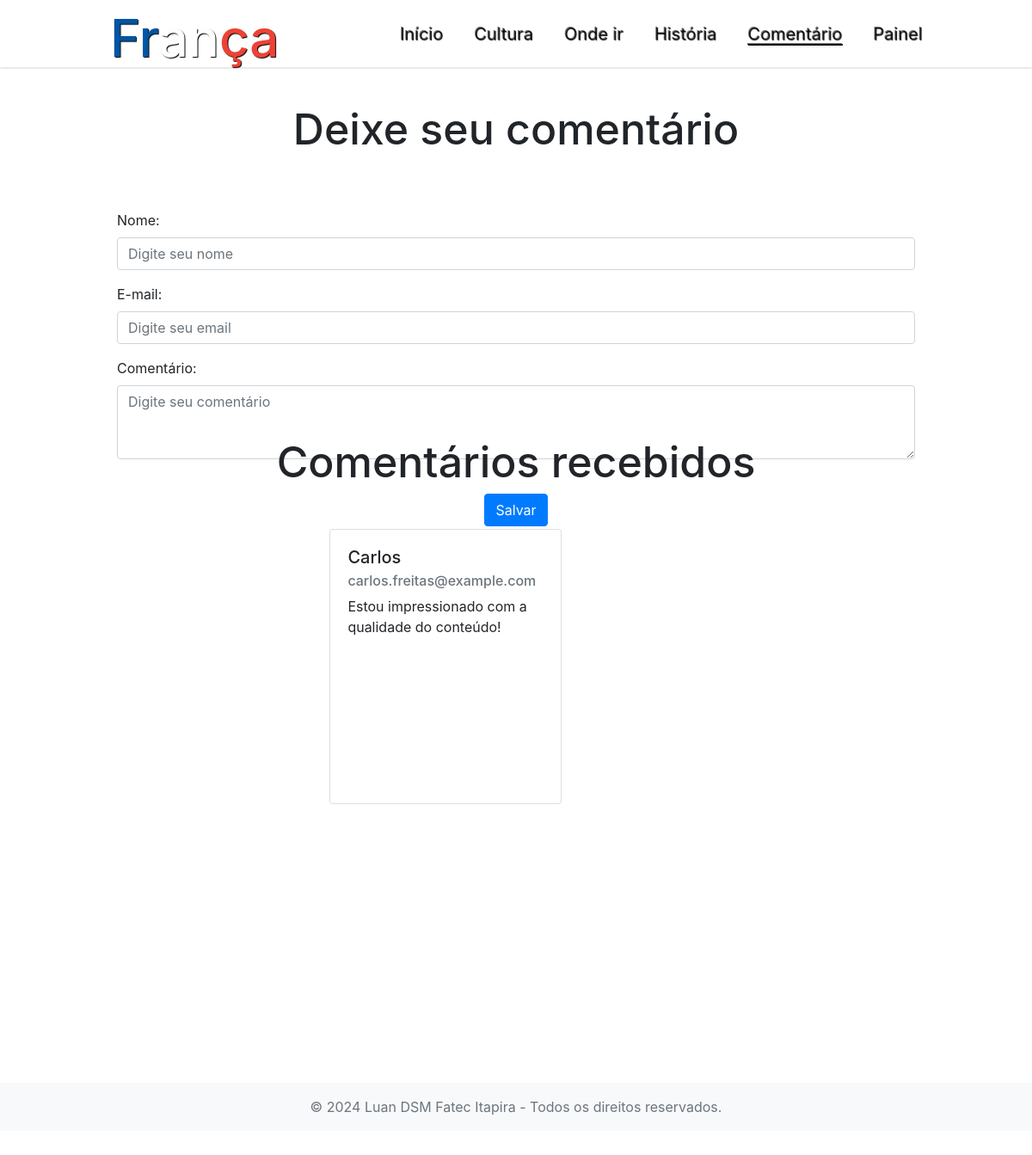
The app's page /pages/comentario.php, older data.
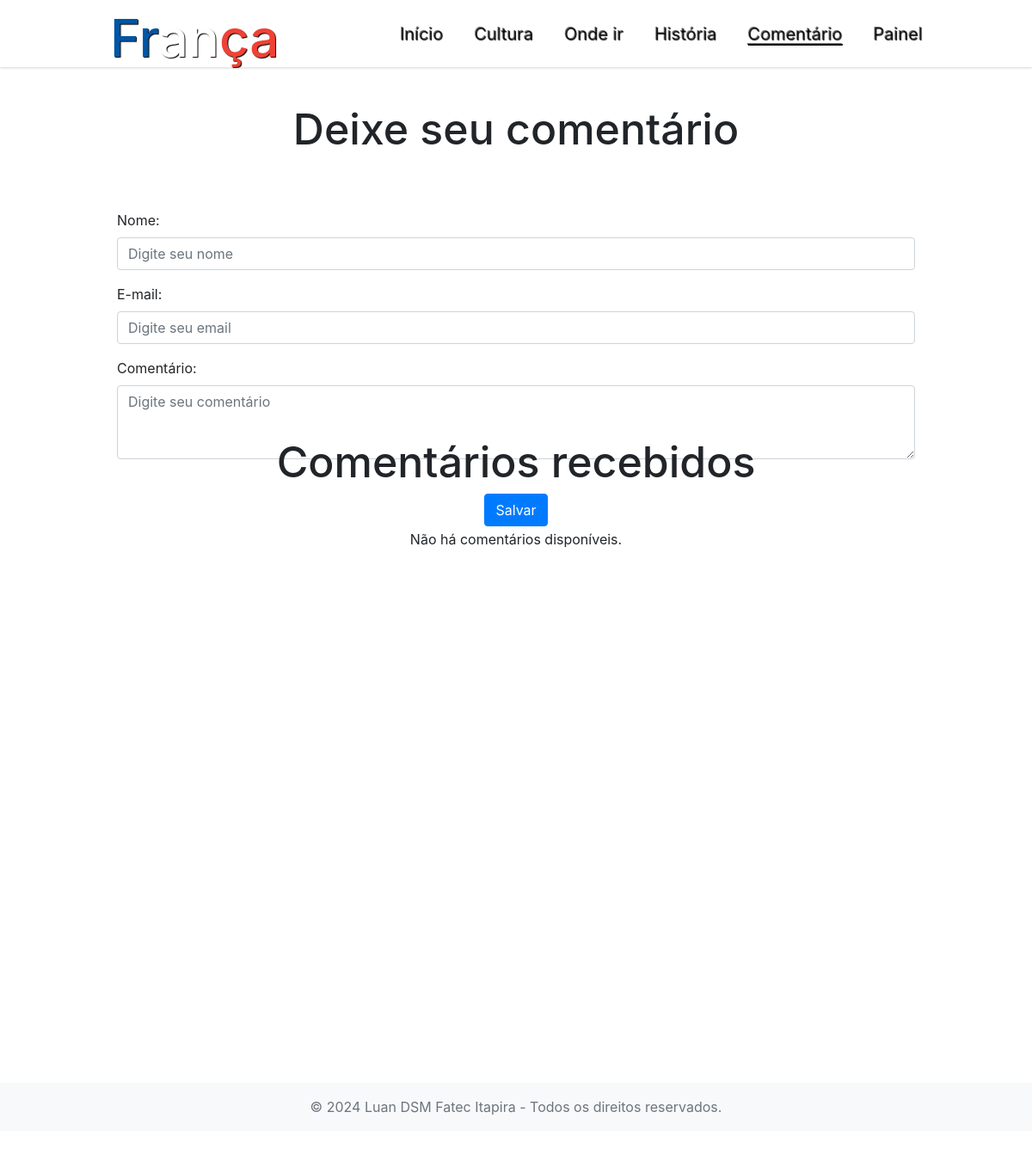
The same page, newer data.
### tables this page shows
CREATE TABLE `commentaries` (
  `id` varchar(36) NOT NULL,
  `guest_name` varchar(255) NOT NULL,
  `guest_email` varchar(64) NOT NULL,
  `commentary` text NOT NULL,
  `created_at` timestamp NOT NULL DEFAULT current_timestamp(),
  `is_valid` tinyint(1) NOT NULL DEFAULT 1
);

### model/Commentary.php (called while the page is built, shortened)
<?php
class Commentary
{
    public static function getAllValidCommentaries()
    {
        try {
            $connection = Connection::connect();
            $stmt = $connection->prepare('SELECT
            c.id AS commentary_id,
            c.commentary,
            c.created_at AS commentary_date,
            c.is_valid,
            c.guest_name,
            c.guest_email,
            CONCAT("[", GROUP_CONCAT(CONCAT(\'{"response":"\', REPLACE(r.response, \'"\', \'\\"\'), \'","response_date":"\', r.created_at, \'"}\') SEPARATOR ","), "]") AS response
        FROM
            commentaries c
        LEFT JOIN
            commentaries_response r ON c.id = r.id_commentary
        WHERE
            c.is_valid = 1
        GROUP BY
            c.id;');
            $stmt->execute();
            $validCommentaries = $stmt->fetchAll(PDO::FETCH_ASSOC);
            return json_encode($validCommentaries);
        } catch (PDOException $e) {
            return json_encode(["error" => "Erro ao buscar os comentários válidos: " . $e->getMessage()]);
        }
    }
}

### pages/comentario.php (the view, shortened to what this page needs)
<?php
require "../model/Commentary.php";
$commentaries = Commentary::getAllValidCommentaries();
$commentaries_json = json_decode($commentaries, true);
?>
<!DOCTYPE html>
<html lang="pt-BR">
<head>
  <link href="https://stackpath.bootstrapcdn.com/bootstrap/4.5.2/css/bootstrap.min.css" rel="stylesheet" />
  <link rel="stylesheet" href="../styles.css" />
</head>
<body>
  <nav class="navbar navbar-expand-lg navbar-light bg-light fixed-top w-100 bg-transparent blur flex-row padding py-3">
    <div class="d-flex justify-content-between w-100 flex-lg-row align-items-center">
      <a href="../index.html" class="text-decoration-none">
        <div class="logo logo-up h-100 d-flex p-2">
          <h1>
            <span class="header-title title-begin text-shadow">Fr</span><span class="header-title title-mid text-shadow">an</span><span class="header-title title-end text-shadow">ça</span>
          </h1>
        </div>
      </a>
      <div class="d-flex flex-column">
        <div class="collapse navbar-collapse" id="navbarSupportedContent">
          <ul class="navbar-nav ml-auto text-dark-emphasis" style="gap: 20px !important">
            <li class="nav-item d-flex justify-content-center">
              <a class="nav-link link-underline list text-dark-emphasis text-shadow" href="../index.html">Início</a>
            </li>
            <li class="nav-item d-flex justify-content-center">
              <a class="nav-link link-underline text-dark-emphasis list text-shadow" href="./cultura.html">Cultura</a>
            </li>
            <li class="nav-item d-flex justify-content-center">
              <a class="nav-link link-underline text-dark-text-dark-emphasis list text-shadow" href="./onde-ir.html">Onde ir <span class="sr-only">(current)</span></a>
            </li>
            <li class="nav-item d-flex justify-content-center">
              <a class="nav-link link-underline text-dark-emphasis list text-shadow" href="./historia.html">História</a>
            </li>
            <li class="nav-item d-flex justify-content-center">
              <a class="nav-link link-underline text-dark-emphasis list text-shadow" href="">Comentário</a>
            </li>
            <li class="nav-item d-flex justify-content-center">
              <a class="nav-link link-underline link-underline text-dark-emphasis list text-shadow" href="./login.php">Painel</a>
            </li>
          </ul>
        </div>
      </div>
    </div>
  </nav>
  <main>
    <section class="container-fluid wrapper" style="padding-inline: 10vw; margin-top: 15vh">
      <div class="row">
        <div class="col-12 mb-5">
          <h2 class="text-center mb-5 place-title">Deixe seu comentário</h2>
          <form action="./gravar-comentario.php" class="container p-0 p-lg-3" method="POST">
            <div class="form-group">
              <label for="nome">Nome:</label>
              <input type="text" class="form-control" id="nome" placeholder="Digite seu nome" name="nome" />
            </div>
            <div class="form-group">
              <label for="email">E-mail:</label>
              <input type="email" class="form-control" id="email" placeholder="Digite seu email" name="email" />
            </div>
            <div class="form-group">
              <label for="comentario">Comentário:</label>
              <textarea class="form-control" id="comentario" rows="3" placeholder="Digite seu comentário" name="comentario"></textarea>
            </div>
            <div class="d-flex justify-content-center">
              <button type="submit" class="btn btn-primary btn-md mt-4 mb-4">
                Salvar
              </button>
            </div>
          </form>
        </div>
      </div>
    </section>
    <section class="container-fluid wrapper" style='margin-top: -30vh;'>
      <div class="row">
        <div class="col-12 p-lg-5" style='display: flex; align-items:center; flex-direction: column'>
          <h2 class="text-center mb-5 place-title">Comentários recebidos</h2>
          <div class="row">
            <?php if (!empty($commentaries_json)) : ?>
              <?php foreach ($commentaries_json as $comment) : ?>
                <div class="col-md-6 mb-4" style='min-width: 300px'>
                  <div class="card">
                    <div class="card-body">
                      <h5 class="card-title"><?php echo ucwords($comment['guest_name']); ?></h5>
                      <h6 class="card-subtitle mb-2 text-muted"><?php echo $comment['guest_email']; ?></h6>
                      <p class="card-text"><?php echo ucfirst($comment['commentary']); ?></p>
                    </div>
                  </div>
                </div>
              <?php endforeach; ?>
            <?php else : ?>
              <div class="col-12 text-center">
                <p>Não há comentários disponíveis.</p>
              </div>
            <?php endif; ?>
          </div>
        </div>
      </div>
    </section>
  </main>
  <footer class="footer mt-auto py-3 bg-light">
    <div class="container text-center">
      <span class="text-muted">© 2024 Luan DSM Fatec Itapira - Todos os direitos reservados.</span>
    </div>
  </footer>
</body>
</html>

### styles.css (style rules this page uses)
body { width: 100%; overflow-x: hidden; }
main { min-height: 100vh; }
.wrapper { min-height: 100vh; padding-inline: 10vw; }
.padding { padding-inline: 10vw; }
.navbar { box-shadow: 0px 2px 2px rgba(0, 0, 0, 0.1); }
.navbar-nav .nav-link { color: #333; }
.header-title { font-size: clamp(30px, 5vw, 60px); }
.title-begin { color: #0055a4; }
.title-mid { color: #ffffff; }
.title-end { color: #ef4135; }
.list { font-size: clamp(20px, 1.6vw, 32px); }
.text-shadow { text-shadow: 1px 1px 1px rgba(0, 0, 0, 1); }
.blur { backdrop-filter: blur(5px); width: 100%; background-color: rgba(255, 255, 255, 0.2) !important; }
.place-title { font-size: clamp(20px, 7vw, 50px); }
.logo-up { position: absolute; top: 0; left: 14; }
.card { width: 100%; height: 100%; min-height: 40vh; }

Row changes from the older to the newer data that the page shows:
removed commentaries: guest_name "Carlos", guest_email "carlos.freitas@example.com", commentary "Estou impressionado com a qualidade do conteúdo!"
Text that changed along with them:
text now shown: "Não há comentários disponíveis."
